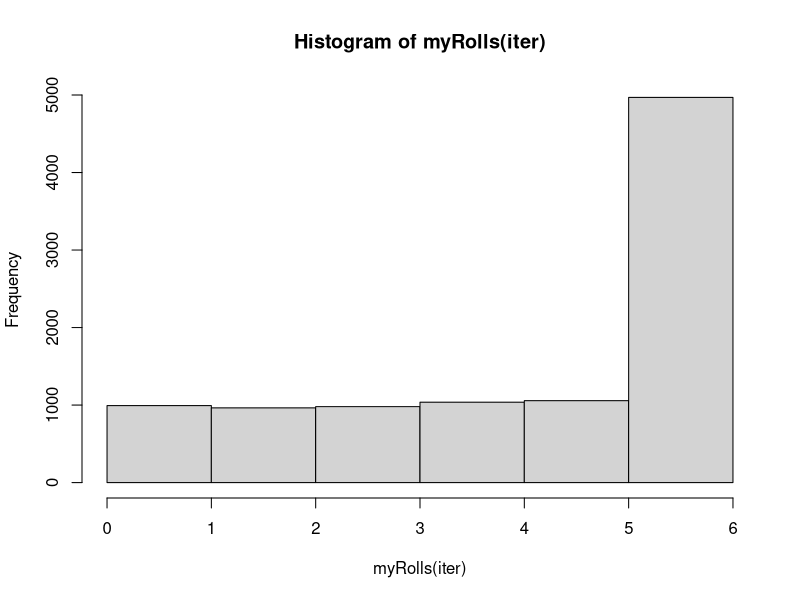
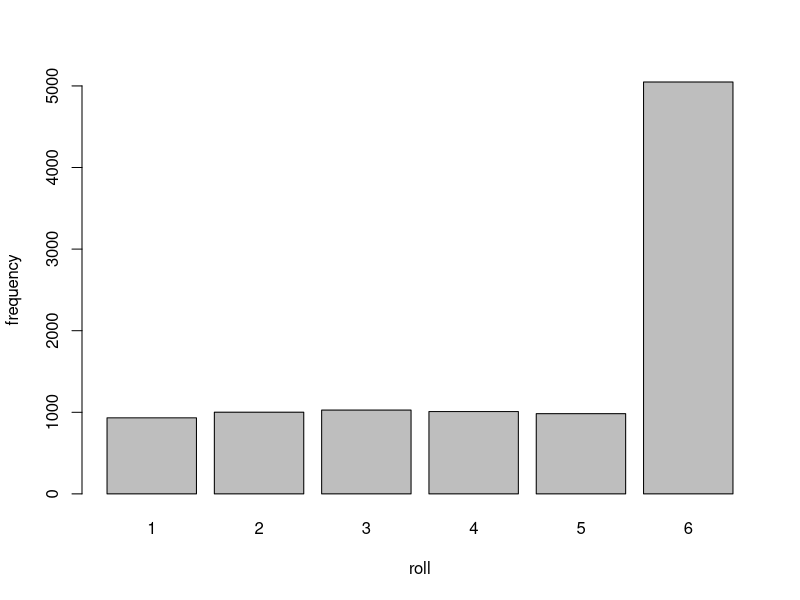
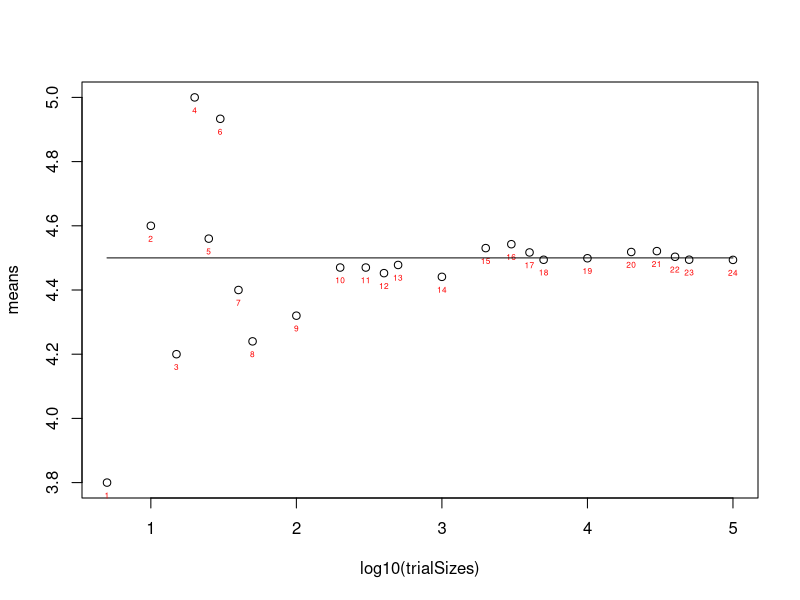

These charts were generated, in order, by the following R code: (Note: this script raises an error after producing the figures.)
# a "loaded" die that has a 10% chance of getting a 1-5 and a 50% chance of getting a 6.
rm(list=ls())

# 1 What is the mean and variance for the loaded dice?
loaded <- 1:6
myMean <- sum(1/10 * (1:5)) + 1/2 * 6
myVar <- sum((loaded[1:5] - myMean)^2) * 1/10 + 1/2 *(6 - myMean)^2
# ANSWER:
" mean: 4.5, variance: 3.25"

# 2 Make a function in R that "rolls" this dice; return a vector containing the rolls. 
myRolls <- function(times){
  outcomes <- vector(length=times, mode="double")
  for (i in 1: times){
    outcomes[i] <- sample(1:6, 1, prob = c(rep(1/10,5),1/2))
  }
  return(outcomes)
}
iter <- 10000
myRolls(iter)

# 3 Make a histogram of some large number of rolls.  
# Do the rolls of the loaded die approximate a uniform distribution?
hist(myRolls(iter), breaks=0:6)
barplot(table(myRolls(iter)), xlab="roll", ylab="frequency")
# Since the rolls are discrete, it's more appropriate to use barplot()
# ANSWER:
" The rolls of the loaded die does not approximate a uniform distribution. We see more of a 6"

# 4 number of rolls for convergence
trialSizes <- c(5,10,15,20,25,30,40,50,100,200,300,400,500,1000,2000,3000,4000,5000,
                10000,20000,30000,40000,50000,100000)
means <- c()
vars <- c()
for (m in trialSizes){
  rolls <- vector(length=m, mode="double")
  rolls <- myRolls(m)
  means <- c(means,mean(rolls))
  vars <- c(vars, var(rolls))
}
myLabels <- factor(1:length(trialSizes))
plot(log10(trialSizes), means)
text(log10(trialSizes), means, label=myLabels, pos=1, cex=0.5, col="red")
lines(log10(trialSizes),rep(myMean,length(trialSizes)))
windows()
plot(log10(trialSizes), vars)
text(log10(trialSizes), vars, label=myLabels, pos=1, cex=0.5, col="red")
lines(log10(trialSizes),rep(myVar,length(trialSizes)))
# ANSWER:
" After a few attemps, it seems that both means vs. trial size plot and 
 variance vs. trial size plot started getting convergence on the expected values
 from the 15th value of the trialSize vector, which is 2000." 

####################################################################################